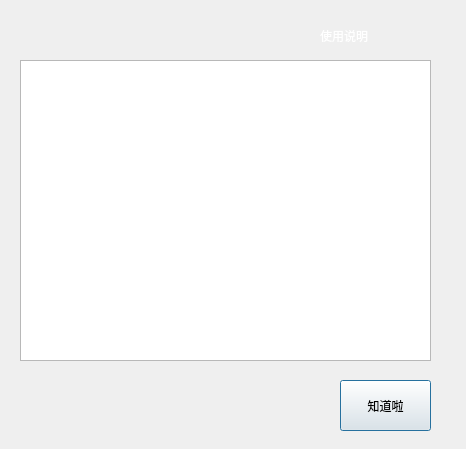
<?xml version="1.0" encoding="UTF-8"?>
<ui version="4.0">
 <class>instructions</class>
 <widget class="QDialog" name="instructions">
  <property name="geometry">
   <rect>
    <x>0</x>
    <y>0</y>
    <width>466</width>
    <height>449</height>
   </rect>
  </property>
  <property name="windowTitle">
   <string>使用说明</string>
  </property>
  <widget class="QLabel" name="label">
   <property name="geometry">
    <rect>
     <x>320</x>
     <y>20</y>
     <width>211</width>
     <height>31</height>
    </rect>
   </property>
   <property name="styleSheet">
    <string notr="true">font: 18pt &quot;微软雅黑&quot;;
color: rgb(255, 255, 255);</string>
   </property>
   <property name="text">
    <string>使用说明</string>
   </property>
  </widget>
  <widget class="QPushButton" name="pushButton">
   <property name="geometry">
    <rect>
     <x>340</x>
     <y>380</y>
     <width>91</width>
     <height>51</height>
    </rect>
   </property>
   <property name="styleSheet">
    <string notr="true">font: 12pt &quot;微软雅黑&quot;;

</string>
   </property>
   <property name="text">
    <string>知道啦</string>
   </property>
  </widget>
  <widget class="QPlainTextEdit" name="plainTextEdit">
   <property name="geometry">
    <rect>
     <x>20</x>
     <y>60</y>
     <width>411</width>
     <height>301</height>
    </rect>
   </property>
   <property name="styleSheet">
    <string notr="true">font: 9pt &quot;微软雅黑&quot;;</string>
   </property>
  </widget>
  <widget class="QLabel" name="label_2">
   <property name="geometry">
    <rect>
     <x>-90</x>
     <y>-60</y>
     <width>841</width>
     <height>541</height>
    </rect>
   </property>
   <property name="styleSheet">
    <string notr="true">border-image: url(:/1f178a82b9014a900c577a71a8773912b21bee95.jpg);</string>
   </property>
   <property name="text">
    <string/>
   </property>
  </widget>
  <zorder>label_2</zorder>
  <zorder>label</zorder>
  <zorder>pushButton</zorder>
  <zorder>plainTextEdit</zorder>
 </widget>
 <resources/>
 <connections>
  <connection>
   <sender>pushButton</sender>
   <signal>clicked()</signal>
   <receiver>instructions</receiver>
   <slot>close()</slot>
   <hints>
    <hint type="sourcelabel">
     <x>451</x>
     <y>378</y>
    </hint>
    <hint type="destinationlabel">
     <x>516</x>
     <y>349</y>
    </hint>
   </hints>
  </connection>
 </connections>
</ui>
